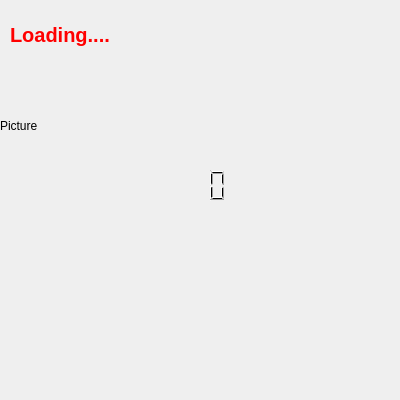
<?xml version="1.0" encoding="UTF-8"?>
<ui version="4.0">
 <class>FirstWenyi</class>
 <widget class="QDialog" name="FirstWenyi">
  <property name="geometry">
   <rect>
    <x>0</x>
    <y>0</y>
    <width>400</width>
    <height>400</height>
   </rect>
  </property>
  <property name="cursor">
   <cursorShape>PointingHandCursor</cursorShape>
  </property>
  <property name="windowTitle">
   <string>FirstWenyi</string>
  </property>
  <property name="layoutDirection">
   <enum>Qt::LeftToRight</enum>
  </property>
  <widget class="QLabel" name="labelImage">
   <property name="geometry">
    <rect>
     <x>0</x>
     <y>0</y>
     <width>261</width>
     <height>251</height>
    </rect>
   </property>
   <property name="text">
    <string>Picture</string>
   </property>
  </widget>
  <widget class="QLCDNumber" name="lcdNumber">
   <property name="geometry">
    <rect>
     <x>140</x>
     <y>140</y>
     <width>90</width>
     <height>90</height>
    </rect>
   </property>
   <property name="layoutDirection">
    <enum>Qt::LeftToRight</enum>
   </property>
   <property name="autoFillBackground">
    <bool>false</bool>
   </property>
   <property name="frameShape">
    <enum>QFrame::NoFrame</enum>
   </property>
  </widget>
  <widget class="QLabel" name="label">
   <property name="geometry">
    <rect>
     <x>10</x>
     <y>0</y>
     <width>151</width>
     <height>71</height>
    </rect>
   </property>
   <property name="font">
    <font>
     <pointsize>15</pointsize>
     <weight>75</weight>
     <bold>true</bold>
    </font>
   </property>
   <property name="text">
    <string>&lt;html&gt;&lt;head/&gt;&lt;body&gt;&lt;p&gt;&lt;span style=&quot; color:#ff0000;&quot;&gt;Loading....&lt;/span&gt;&lt;/p&gt;&lt;/body&gt;&lt;/html&gt;</string>
   </property>
   <property name="textFormat">
    <enum>Qt::RichText</enum>
   </property>
  </widget>
 </widget>
 <resources/>
 <connections/>
</ui>
